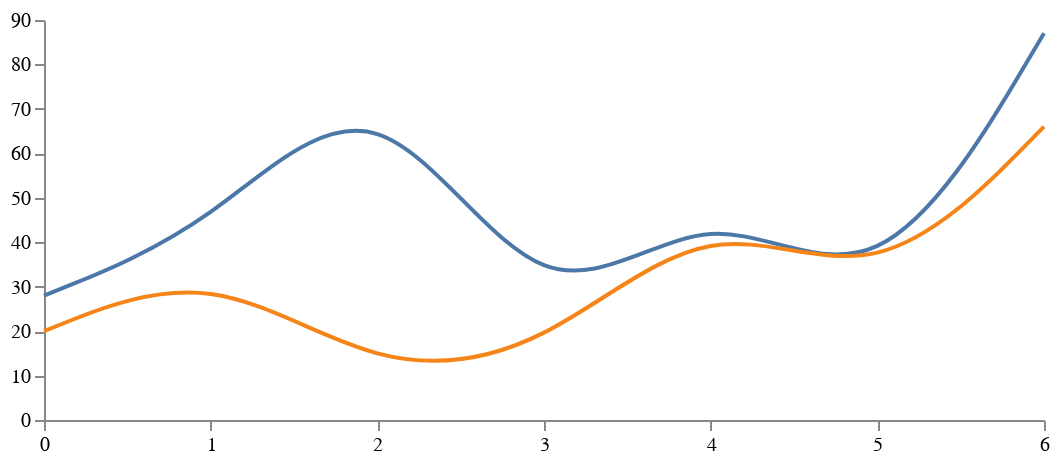

Write the Vega-Lite specification saved for this chart.
### Vega specification from a JSON file in a GitHub repository (floating-point values rounded to 4 significant figures)
{"$schema": "https://vega.github.io/schema/vega/v3.json", "width": 500, "height": 200, "padding": 5, "signals": [{"name": "interpolate", "value": "basis", "bind": {"input": "select", "options": ["basis", "cardinal", "catmull-rom", "linear", "monotone", "natural", "step", "step-after", "step-before"]}}], "data": [{"name": "table", "values": [{"x": 0, "y": 28, "c": 0}, {"x": 0, "y": 20, "c": 1}, {"x": 1, "y": 43, "c": 0}, {"x": 1, "y": 35, "c": 1}, {"x": 2, "y": 81, "c": 0}, {"x": 2, "y": 10, "c": 1}, {"x": 3, "y": 19, "c": 0}, {"x": 3, "y": 15, "c": 1}, {"x": 4, "y": 52, "c": 0}, {"x": 4, "y": 48, "c": 1}, {"x": 5, "y": 24, "c": 0}, {"x": 5, "y": 28, "c": 1}, {"x": 6, "y": 87, "c": 0}, {"x": 6, "y": 66, "c": 1}]}], "scales": [{"name": "x", "type": "point", "range": "width", "domain": {"data": "table", "field": "x"}}, {"name": "y", "type": "linear", "range": "height", "nice": true, "zero": true, "domain": {"data": "table", "field": "y"}}, {"name": "color", "type": "ordinal", "range": "category", "domain": {"data": "table", "field": "c"}}], "axes": [{"orient": "bottom", "scale": "x"}, {"orient": "left", "scale": "y"}], "marks": [{"type": "group", "from": {"facet": {"name": "series", "data": "table", "groupby": "c"}}, "marks": [{"type": "line", "from": {"data": "series"}, "encode": {"enter": {"x": {"scale": "x", "field": "x"}, "y": {"scale": "y", "field": "y"}, "stroke": {"scale": "color", "field": "c"}, "strokeWidth": {"value": 2}}, "update": {"interpolate": {"signal": "interpolate"}, "fillOpacity": {"value": 1}}, "hover": {"fillOpacity": {"value": 0.5}}}}]}]}
